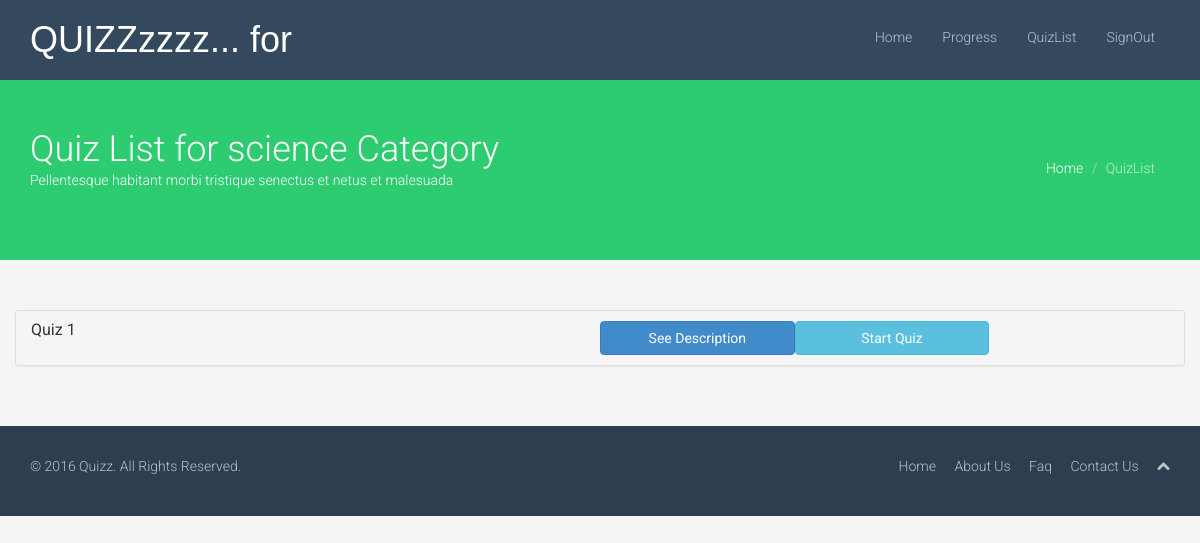
The app's page /quizz/category/science/, older data.
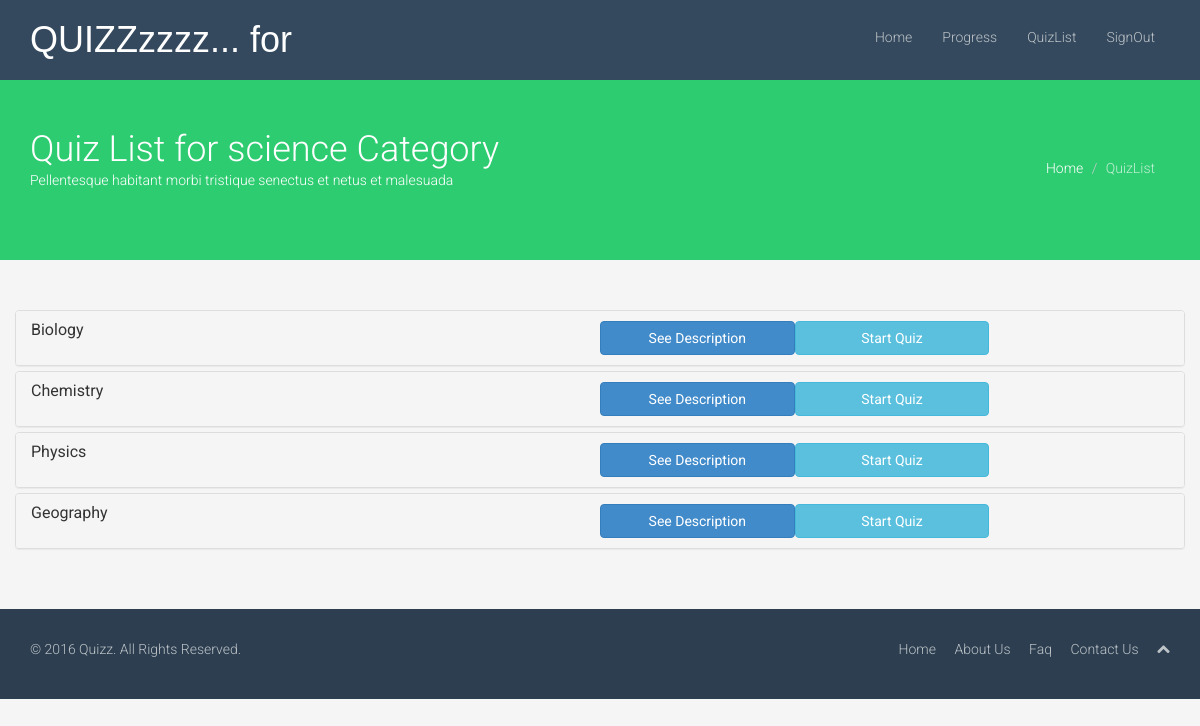
The same page, newer data.
### quiz/models.py (models this page shows, shortened)
@python_2_unicode_compatible
class Quiz(models.Model):
    title = models.CharField(verbose_name=_("Title"), max_length=60, blank=False)
    description = models.TextField(verbose_name=_("Description"), blank=True, help_text=_("a description of the quiz"))
    url = models.SlugField(max_length=60, blank=True, help_text=_("a user friendly url"), verbose_name=_("user friendly url"))
    category = models.ForeignKey(Category, null=True, blank=True, verbose_name=_("Category"))
    pass_mark = models.SmallIntegerField(blank=True, default=40, verbose_name=_("Pass Mark"),
        help_text=_("Percentage required to pass exam."), validators=[MaxValueValidator(100)])
    success_text = models.TextField(blank=True, default='You Have Passed !!',
        help_text=_("Displayed if user passes."), verbose_name=_("Success Text"))
    fail_text = models.TextField(verbose_name=_("Fail Text"), default='You have failed', blank=True, help_text=_("Displayed if user fails."))
    draft = models.BooleanField(blank=True, default=False, verbose_name=_("Draft"),
        help_text=_("If yes, the quiz is not displayed"
                    " in the quiz list and can only be"
                    " taken by users who can edit"
                    " quizzes."))
    class Meta:
        verbose_name = _("Quiz")
        verbose_name_plural = _("Quizzes")

### quiz/views.py (the view)
class ViewQuizListByCategory(ListView):
    model = Quiz
    template_name = 'QuizListTheme.html'
    def dispatch(self, request, *args, **kwargs):
        self.category = get_object_or_404(Category, category=self.kwargs['category_name'])
        return super(ViewQuizListByCategory, self).\
            dispatch(request, *args, **kwargs)
    def get_context_data(self, **kwargs):
        context = super(ViewQuizListByCategory, self)\
            .get_context_data(**kwargs)
        context['category'] = self.category
        return context
    def get_queryset(self):
        queryset = super(ViewQuizListByCategory, self).get_queryset()
        return queryset.filter(category=self.category, draft=False)

### quiz/templates/QuizListTheme.html (shortened to what this page needs)
{% extends "indexTheme.html" %}
{% load i18n %}
{% load quiz_tags %}
{% block content %}
<section id="title" class="emerald">
  <div class="container">
    <div class="row">
      <div class="col-sm-6">
        <h1>Quiz List for {{ category.category }} Category</h1>
        <p>Pellentesque habitant morbi tristique senectus et netus et malesuada</p>
      </div>
      <div class="col-sm-6">
        <ul class="breadcrumb pull-right">
          <li><a href="index.html">Home</a></li>
          <li class="active">QuizList</li>
        </ul>
      </div>
    </div>
  </div>
</section>
<section id="quizlist" class="container">
  {% with object_list as quizzes %}
  {% if quizzes %}
  <div class="row">
      <div class="panel-group" id="accordion1">
        {% for quiz in quizzes %}
        <div class="panel panel-default">
          <div class="panel-heading">
            <h4 class="panel-title">
              <div class="row">
                <div class="col-md-6"> {{ quiz.title }} </div>
                <a class="accordion-toggle btn btn-primary col-md-2" data-toggle="collapse" data-parent="#accordion1" href="#{{ quiz.title.split|join:"_" }}">
                  See Description
                </a>
                <a href="{% url 'quiz_question' quiz_name=quiz.url %}" class="btn btn-info col-md-2">Start Quiz</a>
              </div>
            </h4>
          </div>
        </div>
        {% endfor %}
      </div>
  </div>
{% else %}
<p>{% trans "There are no quizzes" %}</p>
{% endif %}
{% endwith %}
</section>
{% endblock %}

Row changes from the older to the newer data that the page shows:
removed Quiz: title "Quiz 1"
added Quiz: title "Biology"
added Quiz: title "Chemistry"
added Quiz: title "Physics"
added Quiz: title "Geography"
